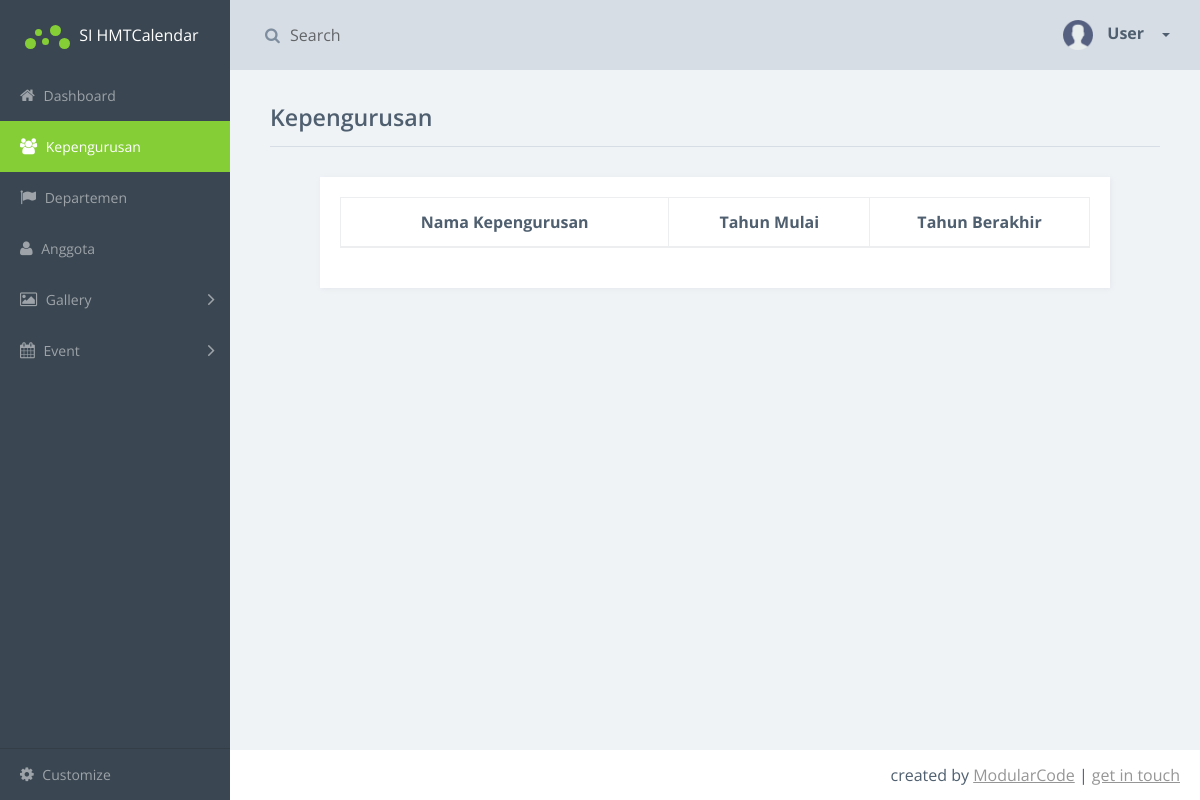
/index.php/kepengurusan_controller/list_kepengurusan2, run on an earlier commit of the app's database.
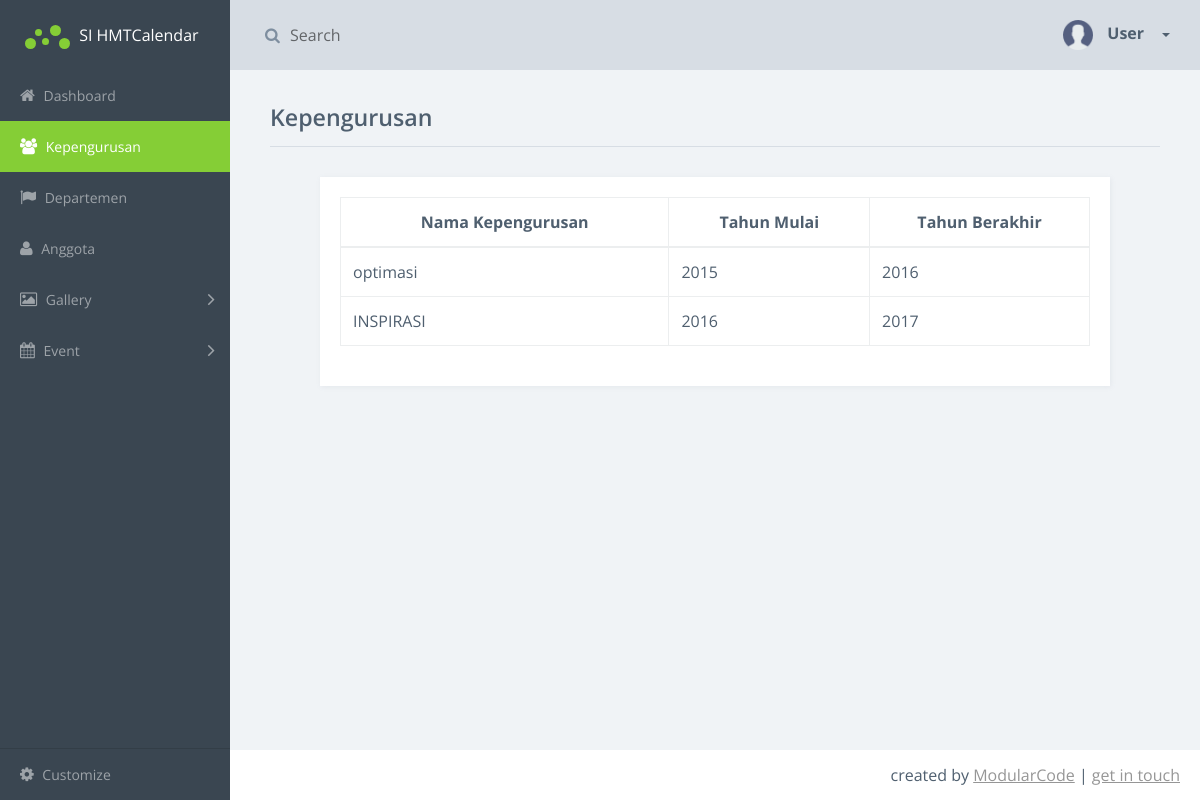
And on a later commit of the database.
### tables this page shows
CREATE TABLE `kepengurusan` (
  `id_kepengurusan` int(11) NOT NULL,
  `nama_kepengurusan` varchar(30) DEFAULT NULL,
  `tahun_mulai` varchar(4) DEFAULT NULL,
  `tahun_berakhir` varchar(4) DEFAULT NULL
);

### application/controllers/kepengurusan_controller.php (called while the page is built, shortened)
<?php
class kepengurusan_controller extends CI_Controller {
	public function list_kepengurusan2()
	{
		$data['listkepengurusan'] 	= $this->Kepengurusan->tampil_kepengurusan();
		$this->load->view('user/kepengurusan',$data);
	}
}

### index.php (called while the page is built, shortened)
<?php
require_once BASEPATH.'core/CodeIgniter.php';

### application/models/Kepengurusan.php (called while the page is built)
<?php
class Kepengurusan extends CI_Model{
	function tampil_kepengurusan(){
		$listkepengurusan = $this->db->query("select nama_kepengurusan, tahun_mulai, tahun_berakhir from kepengurusan");
		return $listkepengurusan->result();
	}
}

### application/views/user/kepengurusan.php (the view, shortened to what the changed rows need)
<!doctype html>
<html class="no-js" lang="en">
    <head>
        <link rel="stylesheet" href="<?php echo base_url() ?>css/vendor.css">
    </head>
    <body>
        <div class="main-wrapper">
            <div class="app" id="app">
                <article class="content static-tables-page">
                    <div class="title-block">
                        <h1 class="title"> Kepengurusan </h1>
                    </div>
                    <section class="section">
                        <div class="row">
                            <div class="col-md-12">
                                <div class="card" id="table-right">
                                    <div class="card-block">
                                        <section class="example">
                                            <table class="table table-bordered">
                                                <thead>
                                                    <tr>
                                                        <th style="width: 15%">Nama Kepengurusan</th>
                                                        <th style="width: 10%">Tahun Mulai</th>
                                                        <th style="width: 10%">Tahun Berakhir</th>
                                                    </tr>
                                                </thead>
                                                <tbody>
                                                    <?php
                                                        foreach ($listkepengurusan as $row)
                                                         {
                                                            echo "
                                                                <tr>
                                                                    <td >$row->nama_kepengurusan</td>
                                                                    <td>$row->tahun_mulai</td>
                                                                    <td >$row->tahun_berakhir</td>
                                                                </tr>
                                                            ";
                                                        }
                                                    ?>
                                                </tbody>
                                            </table>
                                        </section>
                                    </div>
                                </div>
                            </div>
                    </section>
                </article>
            </div>
        </div>
    </body>
</html>

What changed in the data, as far as the page shows it:
added kepengurusan: nama_kepengurusan "optimasi", tahun_mulai "2015", tahun_berakhir "2016"
added kepengurusan: nama_kepengurusan "INSPIRASI", tahun_mulai "2016", tahun_berakhir "2017"
